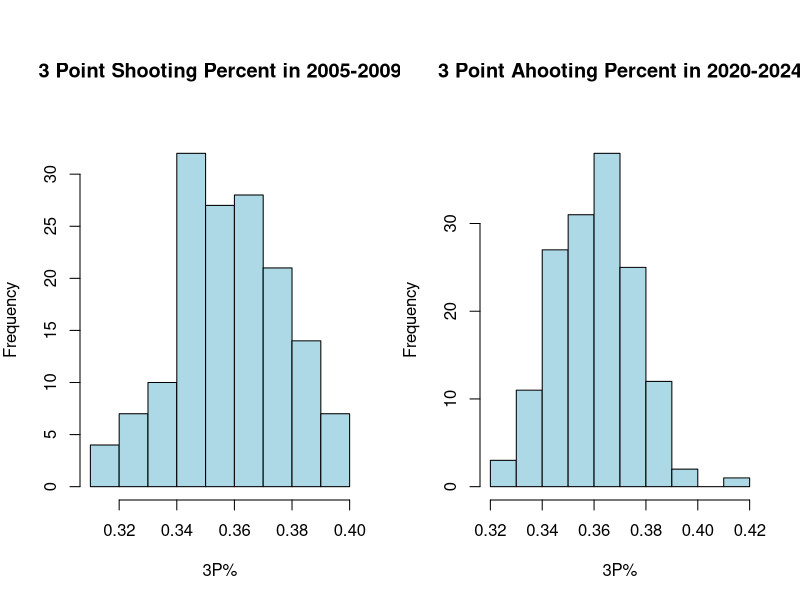
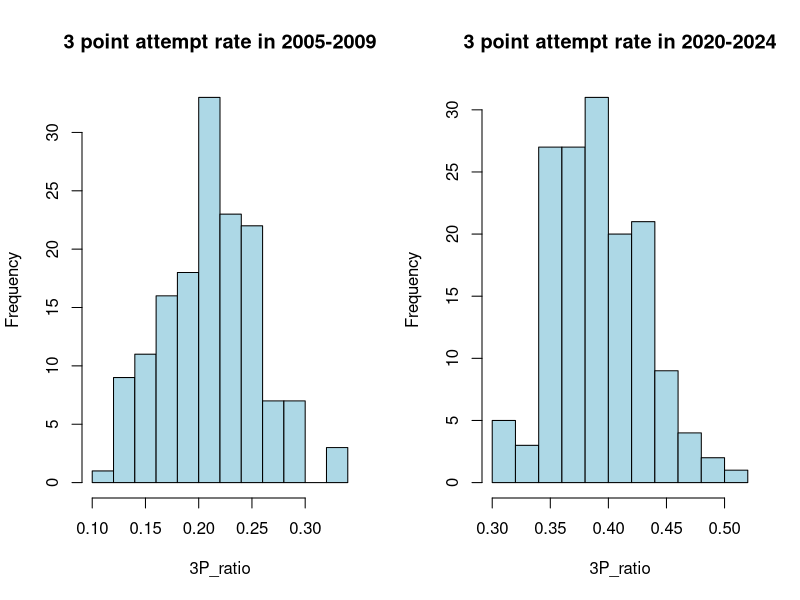
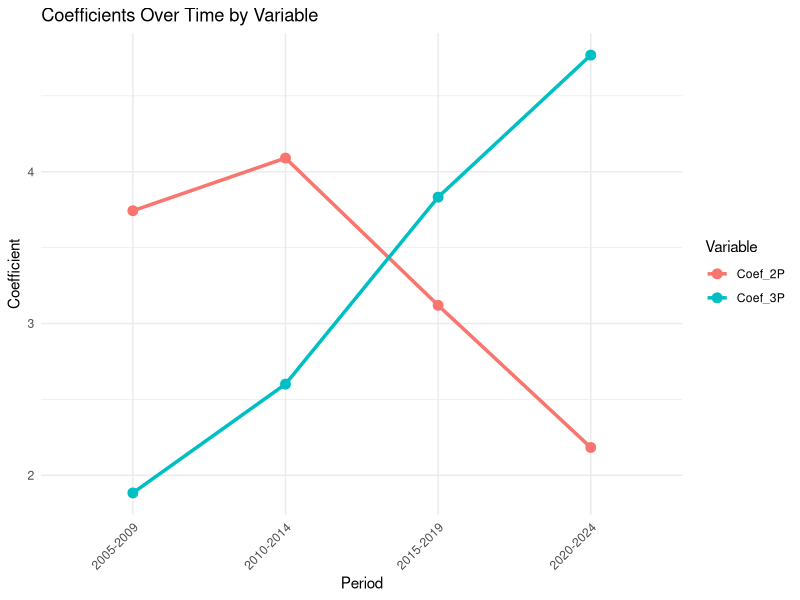

R code for these plots, in order:
## ---- chunk 1
example_data = read.csv("data/example_data_2003-04.csv", header = TRUE, stringsAsFactors = FALSE)
mydf_2005_2009 <- read.csv("data/5y/2005-2009_NBA_data.csv", header = TRUE, stringsAsFactors = FALSE)
mydf_2010_2014 <- read.csv("data/5y/2010-2014_NBA_data.csv", header = TRUE, stringsAsFactors = FALSE)
mydf_2015_2019 <- read.csv("data/5y/2015-2019_NBA_data.csv", header = TRUE, stringsAsFactors = FALSE)
mydf_2020_2024 <- read.csv("data/5y/2020-2024_NBA_data.csv", header = TRUE, stringsAsFactors = FALSE)
## ---- chunk 2
head(mydf_2005_2009)
## ---- chunk 3
jpeg("img/3P shooting percent.jpg", width = 3000, height = 1500, res = 300)
par(mfrow = c(1, 2), mar = c(5, 4, 7, 2))

hist(mydf_2005_2009$X3P.,
     main = "3 Point Shooting Percent in 2005-2009",
     xlab = "3P%",
     ylab = "Frequency",
     col = "lightblue",
     border = "black")

hist(mydf_2020_2024$X3P.,
     main = "3 Point Ahooting Percent in 2020-2024",
     xlab = "3P%",
     ylab = "Frequency",
     col = "lightblue",
     border = "black")

dev.off()
## ---- chunk 4
jpeg("img/3 point attempt rate.jpg", width = 3000, height = 1500, res = 300)
par(mfrow = c(1, 2))

hist(mydf_2005_2009$X3P_ratio,
     main = "3 point attempt rate in 2005-2009",
     xlab = "3P_ratio",
     ylab = "Frequency",
     col = "lightblue",
     border = "black")

hist(mydf_2020_2024$X3P_ratio,
     main = "3 point attempt rate in 2020-2024",
     xlab = "3P_ratio",
     ylab = "Frequency",
     col = "lightblue",
     border = "black")

dev.off()
## ---- chunk 5
model_2005_2009 <- lm(WinRate ~ X3P. + X2P. + X3P_ratio, data = mydf_2005_2009)
summary(model_2005_2009)
model_2020_2024 <- lm(WinRate ~ X3P. + X2P. + X3P_ratio, data = mydf_2020_2024)
summary(model_2020_2024)
## ---- chunk 6
model_2010_2014 <- lm(WinRate ~ X3P. + X2P. + X3P_ratio, data = mydf_2010_2014)
summary(model_2010_2014)
model_2015_2019 <- lm(WinRate ~ X3P. + X2P. + X3P_ratio, data = mydf_2015_2019)
summary(model_2015_2019)
## ---- chunk 7
head(mydf_2005_2009)
## ---- chunk 8
mydf_2005_2009_confounder <- mydf_2005_2009[, !(names(mydf_2005_2009) %in% c("X", "TEAM_ID", "TEAM_NAME", "FG_PCT", "X2P_ratio"))]
model_2015_2019_confounder0 <- lm(WinRate ~ ., data = mydf_2005_2009_confounder)
summary(model_2015_2019_confounder0)
## ---- chunk 9
mydf_2005_2009_confounder <- mydf_2005_2009[, !(names(mydf_2005_2009) %in% c("X", "TEAM_ID", "TEAM_NAME", "FG_PCT", "X2P_ratio", "PTS", "PLUS_MINUS"))]
model_2015_2019_confounder0 <- lm(WinRate ~ ., data = mydf_2005_2009_confounder)
summary(model_2015_2019_confounder0)
## ---- chunk 10
library(ggplot2)
library(tidyr)

# 先把你的数据建出来
df <- data.frame(
  Period = c("2005-2009", "2010-2014", "2015-2019", "2020-2024"),
  Coef_3P = c(1.8842, 2.6011, 3.8326, 4.7683),
  Coef_2P = c(3.7431, 4.0901, 3.1201, 2.1837)
)

# 把宽格式变成长格式
df_long <- pivot_longer(df, cols = c(Coef_3P, Coef_2P),
                        names_to = "Variable", values_to = "Coefficient")
jpeg("img/Coefficients Over Time by Variable.jpg", width = 3000, height = 1500, res = 300)
# 折线图
ggplot(df_long, aes(x = Period, y = Coefficient, color = Variable, group = Variable)) +
  geom_line(size = 1.2) +
  geom_point(size = 3) +
  labs(
    title = "Coefficients Over Time by Variable",
    x = "Period",
    y = "Coefficient",
    color = "Variable"
  ) +
  theme_minimal() +
  theme(axis.text.x = element_text(angle = 45, hjust = 1))  # 让x轴标签斜着排防止重叠
